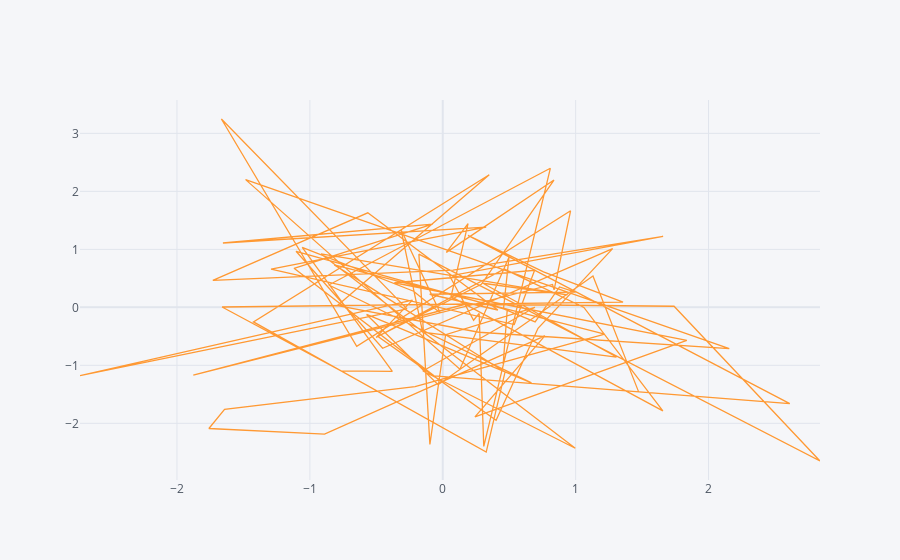

Here is the notebook cell this chart was saved with:
### Code cell
df1.iplot(kind='scatter',x='A',y='B')
